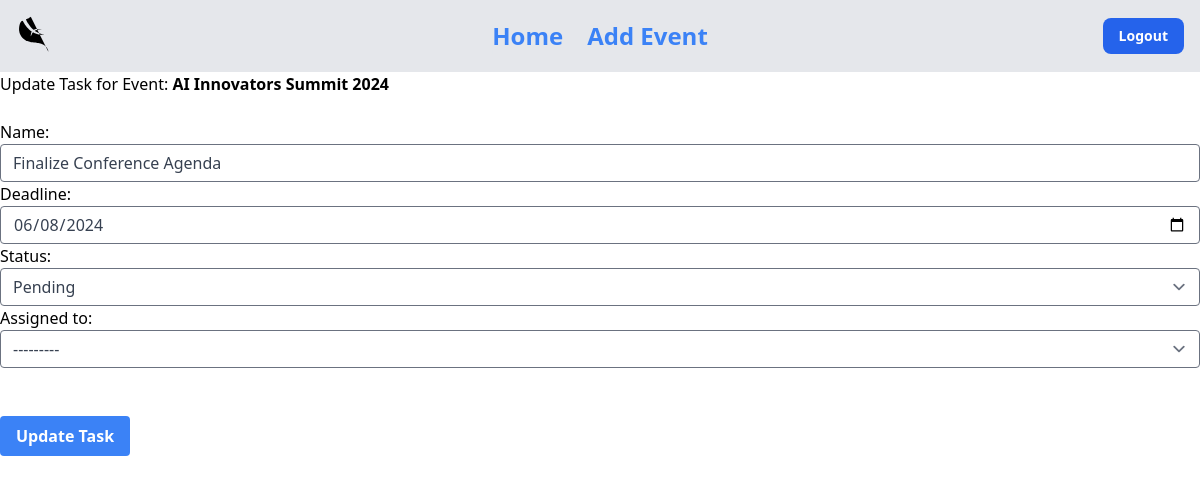
Screenshot of /events/7/task/7/update/ (signed in) with the database file from the repository.
### event_manager/models.py (models this page shows, shortened)
class Event(models.Model):
    name = models.CharField(max_length=200)
    description = models.TextField()
    location = models.CharField(max_length=200)
    date = models.DateField()

class Task(models.Model):
    event = models.ForeignKey(Event, on_delete=models.CASCADE, related_name="tasks")
    name = models.CharField(max_length=200)
    deadline = models.DateField()
    status = models.CharField(max_length=50, choices=[('Pending', 'Pending'), ('Completed', 'Completed')], default='Pending')
    assigned_to = models.ForeignKey(Attendee, on_delete=models.SET_NULL, null=True, blank=True)

class Attendee(models.Model):
    name = models.CharField(max_length=100)
    email = models.EmailField(unique=True)
    event = models.ForeignKey(Event, on_delete=models.CASCADE, related_name="attendees")
    def __str__(self):
        return self.name

### event_manager/views.py (the view)
# urls.py: path('events/<int:event_id>/task/<int:task_id>/update/', update_task, name='update_task'),
@login_required
def update_task(request, event_id, task_id):
    event = get_object_or_404(Event, id=event_id)
    task = get_object_or_404(Task, id=task_id)
    if request.method == 'POST':
        form = TaskForm(request.POST, instance=task)  # Bind data to form and populate with task data
        if form.is_valid():
            form.save()  # Save the updated task to the database
            return redirect('event_task_list', event_id=event.id)  # Redirect to the event's task list page
    else:
        form = TaskForm(instance=task)  # Create a form populated with the task data for GET request
    return render(request, 'update_task.html', {'form': form, 'event': event, 'task': task})

### event_manager/froms.py
class TaskForm(forms.ModelForm):
    class Meta:
        model = Task
        fields = ['name', 'deadline', 'status', 'assigned_to']  # Specify the fields to include
        widgets = {
            'name': forms.TextInput(attrs={
                "class": "shadow appearance-none border rounded w-full py-2 px-3 text-gray-700 leading-tight focus:outline-none focus:shadow-outline",
                "placeholder": "Enter task name here..."
            }),
            'deadline': forms.DateInput(attrs={
                "class": "shadow appearance-none border rounded w-full py-2 px-3 text-gray-700 leading-tight focus:outline-none focus:shadow-outline",
                "type": "date",
                "placeholder": "Select task deadline"
            }),
            'status': forms.Select(attrs={
                "class": "shadow appearance-none border rounded w-full py-2 px-3 text-gray-700 leading-tight focus:outline-none focus:shadow-outline"
            }),
            'assigned_to': forms.Select(attrs={
                "class": "shadow appearance-none border rounded w-full py-2 px-3 text-gray-700 leading-tight focus:outline-none focus:shadow-outline"
            }),
        }

### templates/update_task.html (shortened to what this page needs)
{% extends "index.html" %}
{% block content %}
<h1>Update Task for Event: <strong>{{ event.name }}</strong></h1>
<br>
<form method="post">
    {{ form.as_p }}
    <br>
    <br>
    <button class="bg-blue-500 hover:bg-blue-700 text-white font-bold py-2 px-4 rounded" type="submit">
        Update Task
    </button>
</form>
{% endblock %}

### rows the page displays
Event: name "AI Innovators Summit 2024"
Task: name "Finalize Conference Agenda", deadline "06/08/2024", status "Pending", assigned_to "---------"
